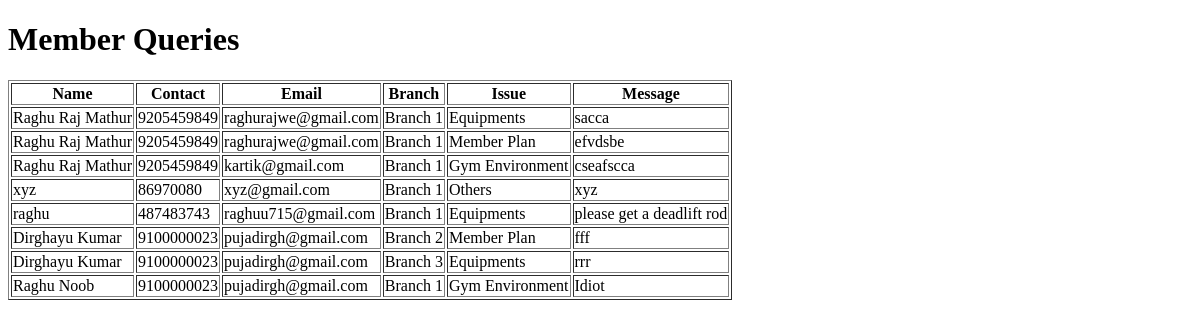
The app's page /member-queries/, older data.
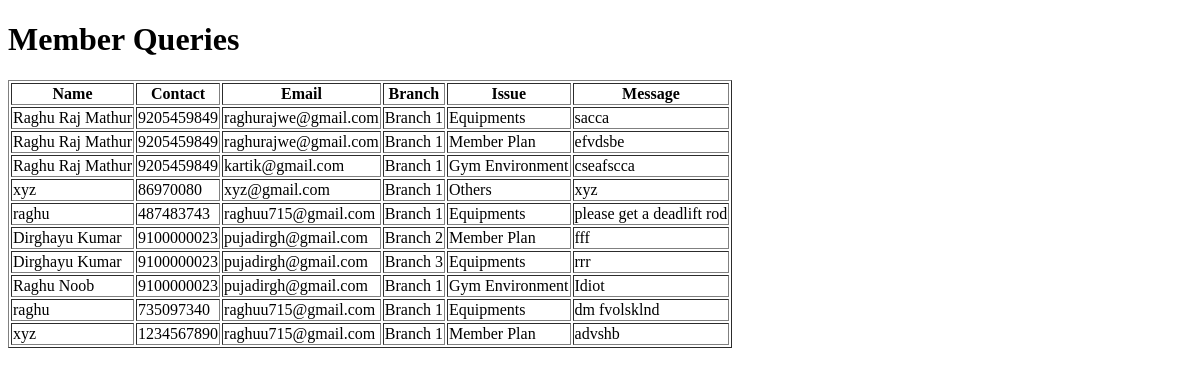
The same page, newer data.
### gym/models.py (models this page shows)
class MemberEnquiry(models.Model):
    name = models.CharField(max_length=255)
    contact = models.CharField(max_length=20)
    emailid = models.EmailField(max_length=255)
    branch = models.CharField(max_length=255)
    issue = models.CharField(max_length=255)
    message = models.TextField()
    submitted_at = models.DateTimeField(auto_now_add=True)

### gym/views.py (the view)
# urls.py: path("member-queries/", views.member_queries, name="member_queries"),
def member_queries(request):
    queries = MemberEnquiry.objects.all()
    return render(request, "member_queries.html", {"queries": queries})

### gym/templates/member_queries.html (shortened to what this page needs)
<!DOCTYPE html>
<html lang="en">
<head>
</head>
<body>
    <h1>Member Queries</h1>
    <table border="1">
        <thead>
            <tr>
                <th>Name</th>
                <th>Contact</th>
                <th>Email</th>
                <th>Branch</th>
                <th>Issue</th>
                <th>Message</th>
            </tr>
        </thead>
        <tbody>
            {% for query in queries %}
            <tr>
                <td>{{ query.name }}</td>
                <td>{{ query.contact }}</td>
                <td>{{ query.emailid }}</td>
                <td>{{ query.branch }}</td>
                <td>{{ query.issue }}</td>
                <td>{{ query.message }}</td>
            </tr>
            {% endfor %}
        </tbody>
    </table>
</body>
</html>

Row changes from the older to the newer data that the page shows:
added MemberEnquiry: name "raghu", contact "735097340", emailid "raghuu715@gmail.com", branch "Branch 1", issue "Equipments", message "dm fvolsklnd"
added MemberEnquiry: name "xyz", contact "1234567890", emailid "raghuu715@gmail.com", branch "Branch 1", issue "Member Plan", message "advshb"
